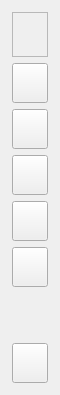
     <widget class="QWidget" name="LeftMenuContainerMini" native="true">
      <property name="minimumSize">
       <size>
        <width>0</width>
        <height>0</height>
       </size>
      </property>
      <property name="maximumSize">
       <size>
        <width>60</width>
        <height>16777215</height>
       </size>
      </property>
      <property name="styleSheet">
       <string notr="true"/>
      </property>
      <layout class="QVBoxLayout" name="verticalLayout_6">
       <property name="leftMargin">
        <number>12</number>
       </property>
       <property name="topMargin">
        <number>12</number>
       </property>
       <property name="rightMargin">
        <number>12</number>
       </property>
       <property name="bottomMargin">
        <number>12</number>
       </property>
       <item>
        <widget class="QFrame" name="frame">
         <property name="minimumSize">
          <size>
           <width>0</width>
           <height>45</height>
          </size>
         </property>
         <property name="frameShape">
          <enum>QFrame::StyledPanel</enum>
         </property>
         <property name="frameShadow">
          <enum>QFrame::Raised</enum>
         </property>
        </widget>
       </item>
       <item>
        <widget class="QPushButton" name="reportsBtn2">
         <property name="minimumSize">
          <size>
           <width>10</width>
           <height>40</height>
          </size>
         </property>
         <property name="text">
          <string/>
         </property>
         <property name="icon">
          <iconset resource="../assets/resourse.qrc">
           <normaloff>:/icons/icons/file.png</normaloff>:/icons/icons/file.png</iconset>
         </property>
         <property name="iconSize">
          <size>
           <width>20</width>
           <height>20</height>
          </size>
         </property>
         <property name="checkable">
          <bool>true</bool>
         </property>
        </widget>
       </item>
       <item>
        <widget class="QPushButton" name="createReportBtn2">
         <property name="minimumSize">
          <size>
           <width>10</width>
           <height>40</height>
          </size>
         </property>
         <property name="text">
          <string/>
         </property>
         <property name="icon">
          <iconset resource="../assets/resourse.qrc">
           <normaloff>:/icons/icons/file-earmark-plus.svg</normaloff>:/icons/icons/file-earmark-plus.svg</iconset>
         </property>
         <property name="iconSize">
          <size>
           <width>20</width>
           <height>20</height>
          </size>
         </property>
         <property name="checkable">
          <bool>true</bool>
         </property>
        </widget>
       </item>
       <item>
        <widget class="QPushButton" name="icpBtn2">
         <property name="minimumSize">
          <size>
           <width>10</width>
           <height>40</height>
          </size>
         </property>
         <property name="text">
          <string/>
         </property>
         <property name="icon">
          <iconset resource="../assets/resourse.qrc">
           <normaloff>:/icons/icons/flask.png</normaloff>:/icons/icons/flask.png</iconset>
         </property>
         <property name="iconSize">
          <size>
           <width>20</width>
           <height>20</height>
          </size>
         </property>
         <property name="checkable">
          <bool>true</bool>
         </property>
        </widget>
       </item>
       <item>
        <widget class="QPushButton" name="gsmsBtn2">
         <property name="minimumSize">
          <size>
           <width>10</width>
           <height>40</height>
          </size>
         </property>
         <property name="text">
          <string/>
         </property>
         <property name="icon">
          <iconset resource="../assets/resourse.qrc">
           <normaloff>:/icons/icons/microscope.png</normaloff>:/icons/icons/microscope.png</iconset>
         </property>
         <property name="iconSize">
          <size>
           <width>20</width>
           <height>20</height>
          </size>
         </property>
         <property name="checkable">
          <bool>true</bool>
         </property>
        </widget>
       </item>
       <item>
        <widget class="QPushButton" name="settingsBtn2">
         <property name="minimumSize">
          <size>
           <width>10</width>
           <height>40</height>
          </size>
         </property>
         <property name="text">
          <string/>
         </property>
         <property name="icon">
          <iconset resource="../assets/resourse.qrc">
           <normaloff>:/icons/icons/settings-sliders.png</normaloff>:/icons/icons/settings-sliders.png</iconset>
         </property>
         <property name="iconSize">
          <size>
           <width>20</width>
           <height>20</height>
          </size>
         </property>
         <property name="checkable">
          <bool>true</bool>
         </property>
        </widget>
       </item>
       <item>
        <spacer name="verticalSpacer_2">
         <property name="orientation">
          <enum>Qt::Vertical</enum>
         </property>
         <property name="sizeHint" stdset="0">
          <size>
           <width>20</width>
           <height>50</height>
          </size>
         </property>
        </spacer>
       </item>
       <item>
        <widget class="QPushButton" name="toggleMenuSmall">
         <property name="minimumSize">
          <size>
           <width>10</width>
           <height>40</height>
          </size>
         </property>
         <property name="text">
          <string/>
         </property>
         <property name="icon">
          <iconset resource="../assets/resourse.qrc">
           <normaloff>:/icons/icons/menu-burger.png</normaloff>:/icons/icons/menu-burger.png</iconset>
         </property>
         <property name="iconSize">
          <size>
           <width>20</width>
           <height>20</height>
          </size>
         </property>
         <property name="checkable">
          <bool>true</bool>
         </property>
         <property name="checked">
          <bool>false</bool>
         </property>
        </widget>
       </item>
      </layout>
     </widget>
